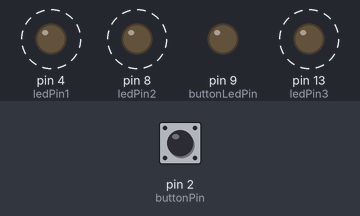
A sketch run on a simulated Arduino Uno, built with avr-gcc and run on an emulated ATmega328P. On the bench: output pins drawn as LEDs (lit = HIGH). Dashed ring = blinking. The inputs (shaded band) are chosen by the test bench; at power-on: pin 2 (buttonPin) LOW.

Above: at 3.8 s.
3.9 s: pin 2 (buttonPin) pulled HIGH for 1.3 s
At 4.5 s:
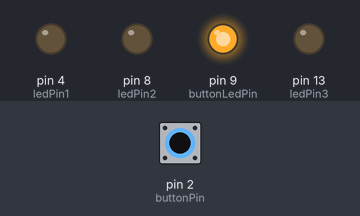
7.4 s: pin 2 (buttonPin) pulled HIGH for 3.2 s
At 9.4 s:
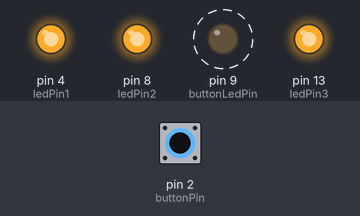
Timing chart, 0 to 18.1 s (numbered marks = the images above; inputs shaded):
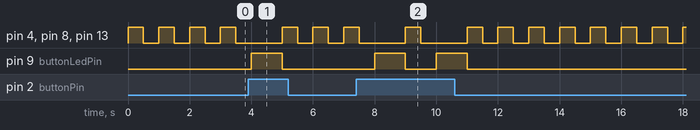

Measured:
- after the input at 3.9 s, pin 9 (buttonLedPin): LOW → HIGH after 0.10 s, → LOW 1.0 s later
- after the input at 7.4 s, pin 9 (buttonLedPin): alternates HIGH for 1.0 s and LOW for 1.0 s, 4 changes in all, then stays LOW, starting after 0.60 s

The sketch:

LED_buzzer_push_button_TEST.ino
```cpp
// Constants for the LED pins
const int ledPin1 = 4;  // LED connected to digital pin 4
const int ledPin2 = 8;  // LED connected to digital pin 8
const int ledPin3 = 13;  // LED connected to digital pin 3
const int buttonLedPin = 9; // LED to activate when button is pressed

// Constant for the button pin
const int buttonPin = 2;  // Button connected to digital pin 2

// Variable to track the button state
int buttonState = 0;

void setup() {
  // Set up the LED pins as outputs
  pinMode(ledPin1, OUTPUT);
  pinMode(ledPin2, OUTPUT);
  pinMode(ledPin3, OUTPUT);
  pinMode(buttonLedPin, OUTPUT);

  // Set up the button pin as an input
  pinMode(buttonPin, INPUT);
}

void loop() {
  // Blink the LEDs
  digitalWrite(ledPin1, HIGH);
  digitalWrite(ledPin2, HIGH);
  digitalWrite(ledPin3, HIGH);
  delay(500);  // Wait for 500 milliseconds
  digitalWrite(ledPin1, LOW);
  digitalWrite(ledPin2, LOW);
  digitalWrite(ledPin3, LOW);
  delay(500);  // Wait for 500 milliseconds

  // Check the button state
  buttonState = digitalRead(buttonPin);

  // If the button is pressed, turn on the button LED for 1 second
  if (buttonState == HIGH) {
    digitalWrite(buttonLedPin, HIGH);
    delay(1000);  // Keep the LED on for 1 second
    digitalWrite(buttonLedPin, LOW);
  }
}
```
